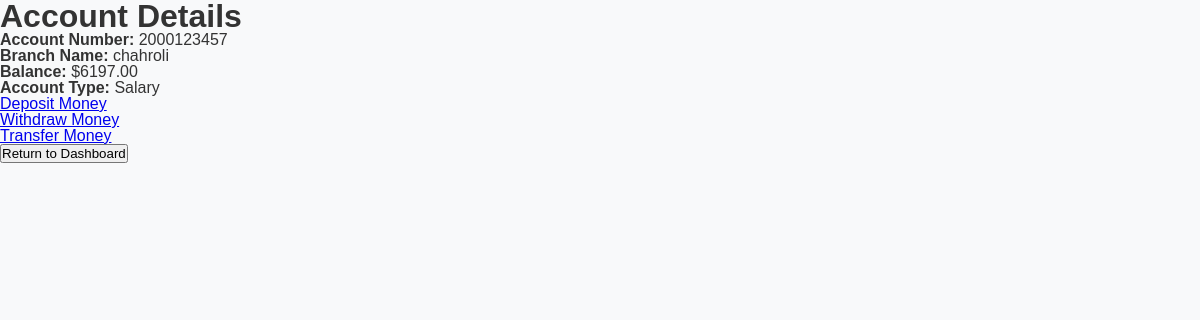
Page /account_details/2/ on the committed database.
### myapp/models.py (models this page shows)
class BankAccount(models.Model):
    ACCOUNT_TYPES = [
        ('savings', 'Savings'),
        ('current', 'Current'),
        ('salary', 'Salary'),
    ]
    student = models.ForeignKey(Student, on_delete=models.CASCADE)
    account_no = models.CharField(max_length=20)
    branch_name = models.CharField(max_length=100)
    balance = models.DecimalField(max_digits=10, decimal_places=2, default=0)
    account_type = models.CharField(max_length=20, choices=ACCOUNT_TYPES)

### myapp/views.py (the view)
# urls.py: path('account_details/<int:account_id>/', views.account_details, name='account_details'),
def account_details(request, account_id):
    account = get_object_or_404(BankAccount, pk=account_id)
    return render(request, 'dash_auth/account_details.html', {'account': account})

### templates/dash_auth/account_details.html (shortened to what this page needs)
{% extends 'base.html' %}
{% load static %}
{% block content %}
    <div class="container">
        <h1>Account Details</h1>
        <p><strong>Account Number:</strong> {{ account.account_no }}</p>
        <p><strong>Branch Name:</strong> {{ account.branch_name }}</p>
        <p><strong>Balance:</strong> ${{ account.balance }}</p>
        <p><strong>Account Type:</strong> {{ account.get_account_type_display }}</p>
        <a href="{% url 'deposit_money' account.id %}">Deposit Money</a><br>
        <a href="{% url 'withdraw_money' account.id %}">Withdraw Money</a><br>
        <a href="{% url 'transfer_money' account.id %}">Transfer Money</a><br>
        <a href="{% url 'dashboard' %}">
            <button type="button">Return to Dashboard</button>
        </a>
    </div>
{% endblock %}

### static/css/style.css (style rules this page uses)
* { box-sizing: border-box; margin: 0; padding: 0; }
body { font-family: Arial, sans-serif; line-height: 1.0; background-color: #f8f9fa; color: #333; }

### rows in the picture
BankAccount: account_no "2000123457", branch_name "chahroli", balance "6197.00", account_type "Salary"
